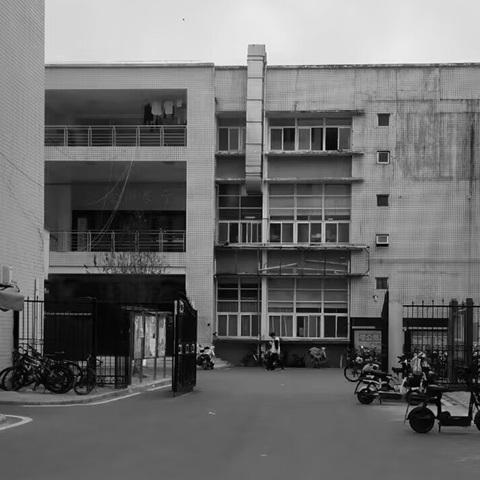
#> input picture DIP/images/school_gray.jpg, 480 x 480 px, found by its file name
$ python '中值滤波器去除椒盐.py'
#> lines starting #> are read from the running program, lines starting #| are printed output that depends on the picture
import cv2
import numpy as np
import matplotlib.pyplot as plt
from skimage.util import random_noise

# 1. 读取灰度图像
image = cv2.imread('school_gray.jpg', cv2.IMREAD_GRAYSCALE)
#> image is the input picture: shape (480, 480); min 0, max 255, mean 107.4

# 2. 添加椒盐噪声
# 使用skimage的random_noise函数，设置噪声模式为'pepper'和'salt'，噪声密度为0.05
noisy_image = random_noise(image, mode='s&p', amount=0.05)
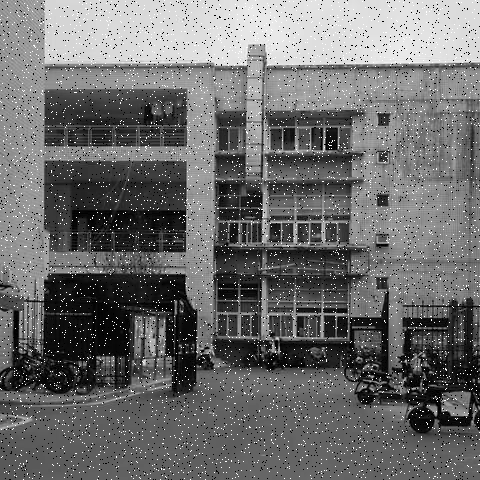
#> noisy_image: shape (480, 480) float64; min 0, max 1, mean 0.426
noisy_image = np.array(255 * noisy_image, dtype=np.uint8)  # 转换为0-255的范围

# 3. 使用中值滤波器去除椒盐噪声
filtered_image = cv2.medianBlur(noisy_image, 3)  # 使用3x3的中值滤波器

# 4. 显示原始图像、噪声图像和滤波后的图像
plt.figure(figsize=(12, 6))

# 原始图像
plt.subplot(1, 3, 1)
plt.imshow(image, cmap='gray')
plt.title('Original Image')
plt.axis('off')

# 添加椒盐噪声后的图像
plt.subplot(1, 3, 2)
plt.imshow(noisy_image, cmap='gray')
plt.title('Image with Salt and Pepper Noise')
plt.axis('off')

# 中值滤波后图像
plt.subplot(1, 3, 3)
plt.imshow(filtered_image, cmap='gray')
plt.title('Image After Median Filtering')
plt.axis('off')

# 展示结果
plt.tight_layout()
plt.show()
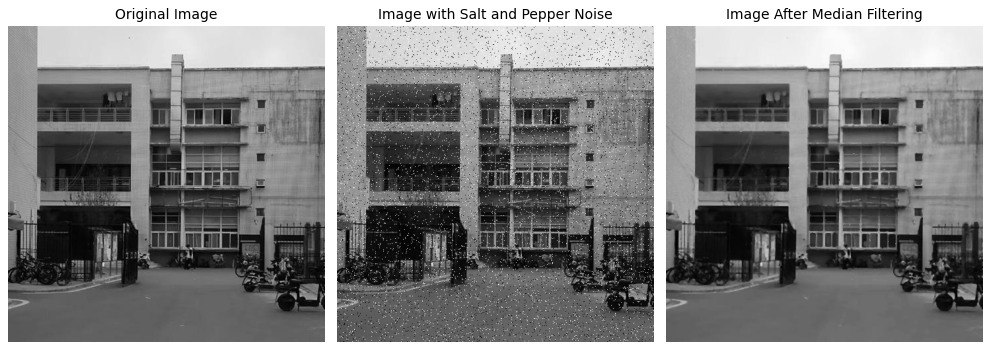
#> figure drawn by matplotlib, 3 panels
